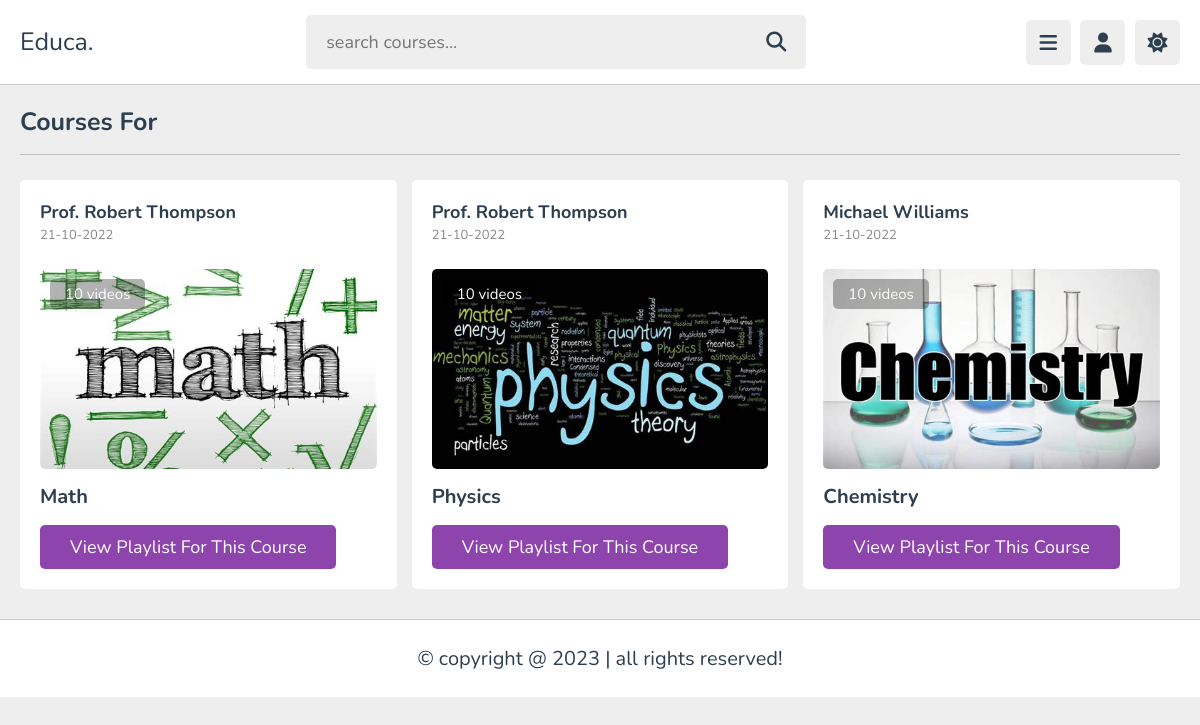
The page /courses/science/ on the database its author committed.
### appname/models.py (models this page shows, shortened)
class Topic(models.Model):
    name = models.CharField(max_length=100)
    catagory = models.ForeignKey(Catagory, on_delete=models.CASCADE)
    teacher = models.ForeignKey(Teacher, on_delete=models.CASCADE)

class Teacher(models.Model):
    name = models.CharField(max_length=100)
    def __str__(self):
        return self.name

### appname/views.py (the view)
# urls.py: path('courses/<str:catagory_name>/' , views.courses, name='courses'),
def courses(request, catagory_name='development'):
    topics = Topic.objects.filter(catagory__name=catagory_name)
    context = {
        'catagory_name': catagory_name,
        'topics': topics,
    }
    template_name = 'courses'
    return render(request, template_paths[template_name],context)

### appname/templates/courses.html (shortened to what this page needs)
{% load static %}
<!DOCTYPE html>
<html lang="en">
<head>
   <link rel="stylesheet" href="https://cdnjs.cloudflare.com/ajax/libs/font-awesome/6.1.2/css/all.min.css">
   <link rel="stylesheet" href="{% static 'css/style.css' %}">
</head>
<body>
<header class="header">
   <section class="flex">
      <a href="{% url 'home' %}" class="logo">Educa.</a>
      <form action="" method="post" class="search-form">
         <input type="text" name="search_box" required placeholder="search courses..." maxlength="100">
         <button type="submit" class="fas fa-search" title="search_box"></button>
      </form>
      <div class="icons">
         <div id="menu-btn" class="fas fa-bars"></div>
         <div id="user-btn" class="fas fa-user"></div>
         <div id="toggle-btn" class="fas fa-sun"></div>
      </div>
   </section>
</header>
<section class="courses">
    <h1 class="heading">Courses for {{ category_name }} </h1>
    <div class="box-container">
    {% for topic in topics %}
        <div class="box">
            <div class="tutor">
                <div class="info">
                    <h3>{{ topic.teacher }}</h3>
                    <span>21-10-2022</span>
                </div>
            </div>
            <div class="thumb">
                <img src="{% static 'images/'|add:topic.name|add:'.png' %}" alt="{{ topic.name }}">
                <span>10 videos</span>
            </div>
            <h3 class="title">{{ topic.name }}</h3>
            <a href="{% url 'playlist' topic_name=topic.name %}" class="inline-btn">view playlist for this course</a>
        </div>
    {% endfor %}
    </div>
</section>
<footer class="footer">
   &copy; copyright @ 2023 | all rights reserved!
</footer>
</body>
</html>

### static/css/style.css (style rules this page uses)
:root { --main-color:#8e44ad; --red:#e74c3c; --orange:#f39c12; --light-color:#888; --light-bg:#eee; --black:#2c3e50; --white:#fff; --border:.1rem solid rgba(0,0,0,.2); }
* { font-family: 'Nunito', sans-serif; margin:0; padding:0; box-sizing: border-box; outline: none; border:none; text-decoration: none; }
html { font-size: 62.5%; overflow-x: hidden; }
body { background-color: var(--light-bg); padding-left: 30rem; }
section { padding:2rem; margin: 0 auto; max-width: 1200px; }
.heading { font-size: 2.5rem; color:var(--black); margin-bottom: 2.5rem; border-bottom: var(--border); padding-bottom: 1.5rem; text-transform: capitalize; }
.inline-btn, .inline-option-btn, .inline-delete-btn, .btn, .delete-btn, .option-btn { border-radius: .5rem; color:#fff; font-size: 1.8rem; cursor: pointer; text-transform: capitalize; padding:1rem 3rem; text-align: center; margin-top: 1rem; }
.inline-btn, .inline-option-btn, .inline-delete-btn { display: inline-block; }
.btn, .inline-btn { background-color: var(--main-color); }
.header { position: sticky; top:0; left:0; right: 0; background-color: var(--white); z-index: 1000; border-bottom: var(--border); }
.header .flex { display: flex; align-items: center; justify-content: space-between; position: relative; padding: 1.5rem 2rem; }
.header .flex .logo { font-size: 2.5rem; color: var(--black); }
.header .flex .search-form { width: 50rem; border-radius: .5rem; background-color: var(--light-bg); padding:1.5rem 2rem; display: flex; gap:2rem; }
.header .flex .search-form input { width: 100%; font-size: 1.8rem; color:var(--black); background:none; }
.header .flex .search-form button { background:none; font-size: 2rem; cursor: pointer; color:var(--black); }
.header .flex .icons div { font-size: 2rem; color:var(--black); background-color: var(--light-bg); border-radius: .5rem; height: 4.5rem; width: 4.5rem; line-height: 4.5rem; cursor: pointer; text-align: center; margin-left: .7rem; }
.courses .box-container { display: grid; grid-template-columns: repeat(auto-fit, minmax(30rem, 1fr)); gap:1.5rem; justify-content: center; align-items: flex-start; }
.courses .box-container .box { border-radius: .5rem; background-color: var(--white); padding: 2rem; }
.courses .box-container .box .tutor { display: flex; align-items: center; gap: 1.5rem; margin-bottom: 2.5rem; }
.courses .box-container .box .tutor h3 { font-size: 1.8rem; color: var(--black); margin-bottom: .2rem; }
.courses .box-container .box .tutor span { font-size: 1.3rem; color:var(--light-color); }
.courses .box-container .box .thumb { position: relative; }
.courses .box-container .box .thumb span { position: absolute; top:1rem; left: 1rem; border-radius: .5rem; padding: .5rem 1.5rem; background-color: rgba(0,0,0,.3); color: #fff; font-size: 1.5rem; }
.courses .box-container .box .thumb img { width: 100%; height: 20rem; object-fit: cover; border-radius: .5rem; }
.courses .box-container .box .title { font-size: 2rem; color: var(--black); padding-bottom: .5rem; padding-top: 1rem; }
.footer { background-color: var(--white); border-top: var(--border); position: sticky; bottom: 0; left: 0; right: 0; text-align: center; font-size: 2rem; padding:2.5rem 2rem; color:var(--black); margin-top: 1rem; z-index: 1000; }
@media (max-width:1200px) { body { padding-left: 0; } }

### rows shown on the page
Topic: teacher "Prof. Robert Thompson", name (picture), name "Math"
Topic: teacher "Prof. Robert Thompson", name (picture), name "Physics"
Topic: teacher "Michael Williams", name (picture), name "Chemistry"
